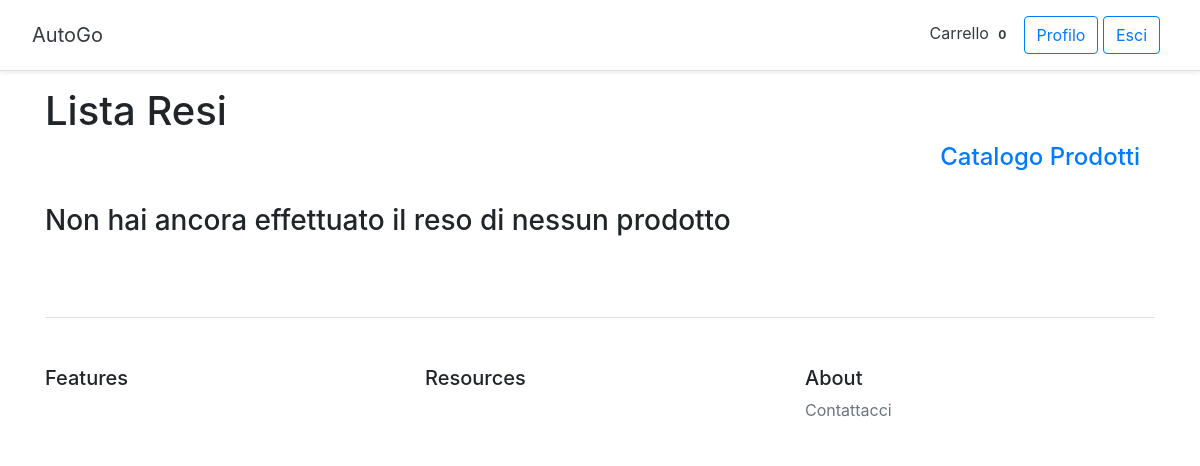
The app's page /ordine/rimborsi/ (signed in), older data.
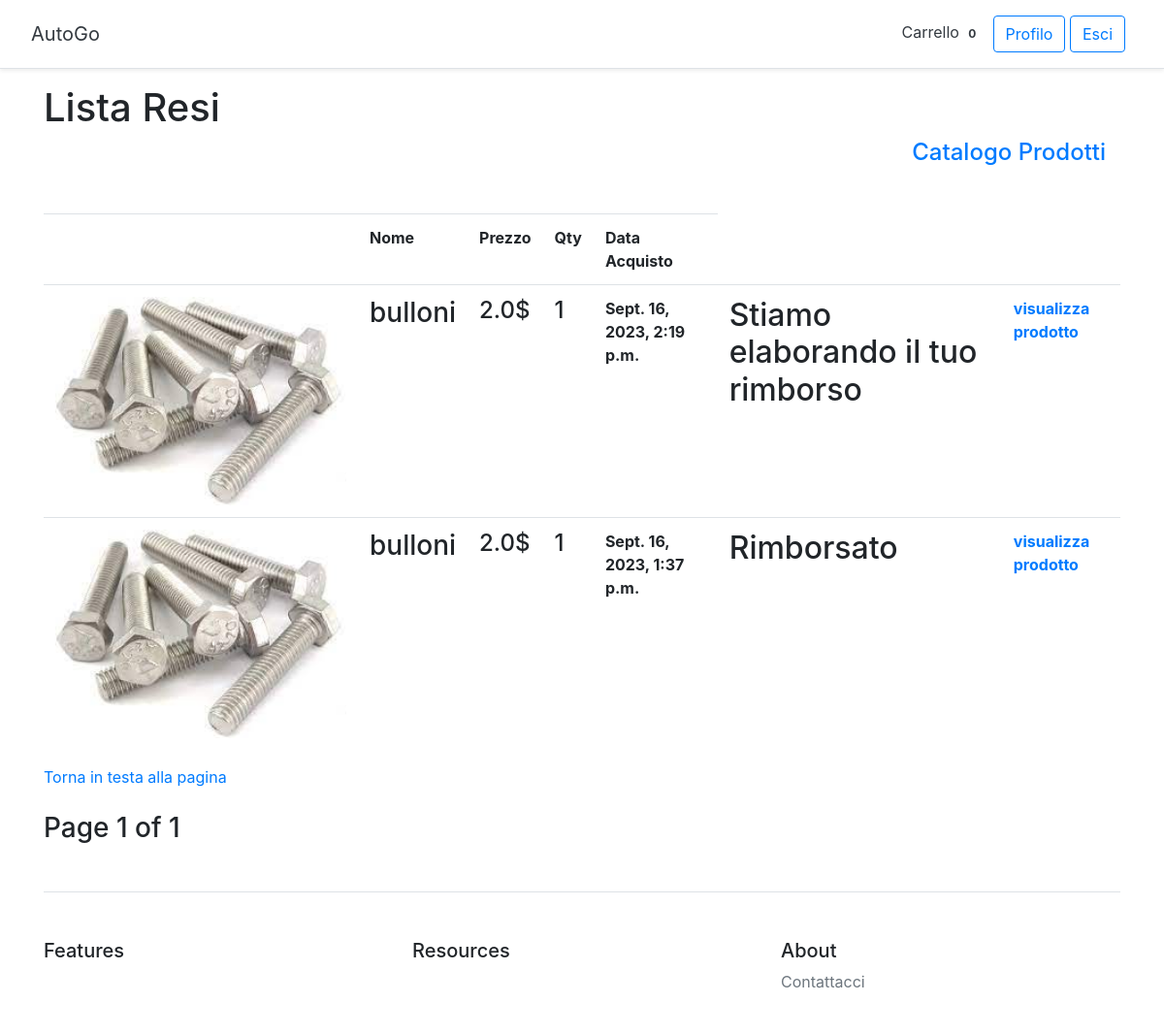
The same page, newer data.
### ordine/models.py (models this page shows, shortened)
class Rimborsi(models.Model):
    ordine = models.ForeignKey(Ordine, on_delete=models.DO_NOTHING)
    quantity = models.IntegerField()
    motivo = models.TextField(max_length=2000)
    effettuato = models.DateTimeField(auto_now_add=True)
    rimborsato = models.BooleanField(default=False)
    class Meta:
        ordering = ('-effettuato',)

class Ordine(models.Model):
    user = models.ForeignKey(settings.AUTH_USER_MODEL, on_delete=models.CASCADE)
    prodotto = models.ForeignKey(Prodotto, on_delete=models.DO_NOTHING)
    quantity = models.IntegerField()
    totale = models.FloatField()
    indirizzo = models.CharField(max_length=100)
    email = models.CharField(max_length=100)
    telefono = models.IntegerField()
    data = models.DateTimeField()
    spedito = models.BooleanField(default=False)
    restituito = models.BooleanField(default=False)
    class Meta:
        ordering = ('-data',)

### prodotto/models.py (models this page shows)
class Prodotto(models.Model):
    DUE_RUOTE = 'DR'
    TRE_RUOTE = 'TR'
    QUATTRO_RUOTE = 'QR'
    ALTRO = 'AL'
    categorie = [
        (DUE_RUOTE, 'DUE RUOTE'),
        (TRE_RUOTE, 'TRE RUOTE'),
        (QUATTRO_RUOTE, 'QUATTRO RUOTE'),
        (ALTRO, 'ALTRO'),
    ]
    categoria = models.CharField(max_length=2, choices=categorie, default='AL')
    titolo = models.CharField(max_length=100)
    id_prodotto = models.CharField(max_length=60)
    slug = models.SlugField()
    img = models.ImageField(upload_to="images/")
    descrizione = models.CharField(max_length=1000)
    prezzo = models.FloatField()
    ricambio = models.CharField(max_length=150)
    anno = models.IntegerField(blank=True, null=True)
    n_acquisti = models.IntegerField(default=0)
    marca = models.CharField(max_length=100)
    publicato = models.DateTimeField(auto_now_add=True)
    modificato = models.DateTimeField(auto_now=True)
    class Meta:
        ordering = ('-publicato',)
    def __str__(self):
        return self.titolo

### ordine/views.py (the view)
# urls.py: path('rimborsi/', views.RimborsiListView.as_view(), name='rimborsi-list'),
@method_decorator(login_required, name='dispatch')
class RimborsiListView(ListView):
    model = Rimborsi
    paginate_by = 3
    template_name = 'ordine/rimborsi_list.html'
    def get_queryset(self):
        user_id = self.request.user.id
        queryset = Rimborsi.objects.filter(ordine__user=user_id)
        return queryset
    def get_context_data(self, **kwargs):
        context = super().get_context_data(**kwargs)
        context['prodotti_all'] = Prodotto.objects.all()
        return context

### carrello/context_processor.py (called while the page is built)
def cart_total_amount(request):
    if request.user.is_authenticated:
        cart = Cart(request)
        total_bill = 0.0
        for key, value in request.session['cart'].items():
            total_bill = total_bill + (float(value['price']) * value['quantity'])
        return {'cart_total_amount': total_bill}
    else:
        return {'cart_total_amount': 0}

### ordine/templates/ordine/rimborsi_list.html (shortened to what this page needs)
{% extends "homepage/base.html" %}
{% load static %}
{% load ordine_tag %}
{% block content %}
    <h1>Lista Resi</h1>
    <div class="breadcrumb-area">
        <div class="container">
            <div class="row align-items-center justify-content-center">
                <div class="col-12 text-right">
                    <h4><a href={% url 'prodotto:prodotto-list' %}>Catalogo Prodotti</a></h4>
                </div>
            </div>
        </div>
    </div>
    <br>
    {% if object_list|length %}
        <table class="table">
            <ul>
                <tr>
                    <th></th>
                    <th>Nome</th>
                    <th>Prezzo</th>
                    <th>Qty</th>
                    <th>Data Acquisto</th>
                </tr>
                {% for prodotti in object_list %}
                    <tr>
                        <th><img src="{{ prodotti.ordine.prodotto.img.url }}" width="300"></th>
                        <th><h3>{{ prodotti.ordine.prodotto }}</h3></th>
                        <th><h4>{{ prodotti.ordine.prodotto.prezzo }}$</h4></th>
                        <th><h4>{{ prodotti.quantity }}</h4></th>
                        <th>{{ prodotti.effettuato }}</th>
                        {% if prodotti.rimborsato %}
                            <th><h2>Rimborsato</h2></th>
                        {% else %}
                            <th><h2>Stiamo elaborando il tuo rimborso</h2></th>
                        {% endif %}
                        {% for prod in prodotti_all %}
                            {% if prod.id == prodotti.ordine.prodotto.id %}
                                <th><a href="{% url 'prodotto:prodotto-detail' prodotti.ordine.prodotto.id %}">visualizza prodotto</a></th>
                            {% endif %}
                        {% endfor %}
                    </tr>
                {% endfor %}
            </ul>
        </table>
        <a href="">Torna in testa alla pagina</a><br>
        <br>
        <div>
            <h3>
                <div class="pagination">
    <span class="step-links">
        <span class="current">
            Page {{ page_obj.number }} of {{ page_obj.paginator.num_pages }}
        </span>
    </span>
                </div>
            </h3>
        </div>
    {% else %}
        <h3>Non hai ancora effettuato il reso di nessun prodotto</h3><br>
    {% endif %}
{% endblock %}

Row changes from the older to the newer data that the page shows:
now on this page (row edited): Rimborsi: ordine.prodotto.img (picture), ordine.prodotto "bulloni", ordine.prodotto.prezzo "2.0", quantity "1", effettuato "Sept. 16, 2023, 2:19 p.m.", rimborsato "Stiamo elaborando il tuo rimborso"
now on this page (row edited): Prodotto: shows "visualizza prodotto"
now on this page (row edited): Rimborsi: ordine.prodotto.img (picture), ordine.prodotto "bulloni", ordine.prodotto.prezzo "2.0", quantity "1", effettuato "Sept. 16, 2023, 1:37 p.m.", rimborsato "Rimborsato"
Text that changed along with them:
{{ page_obj.number }}: (not shown) → "1"
{{ page_obj.paginator.num_pages }}: (not shown) → "1"
text no longer shown: "Non hai ancora effettuato il reso di nessun prodotto"
text now shown: "Nome Prezzo Qty Data Acquisto Torna in testa alla pagina Page of"
